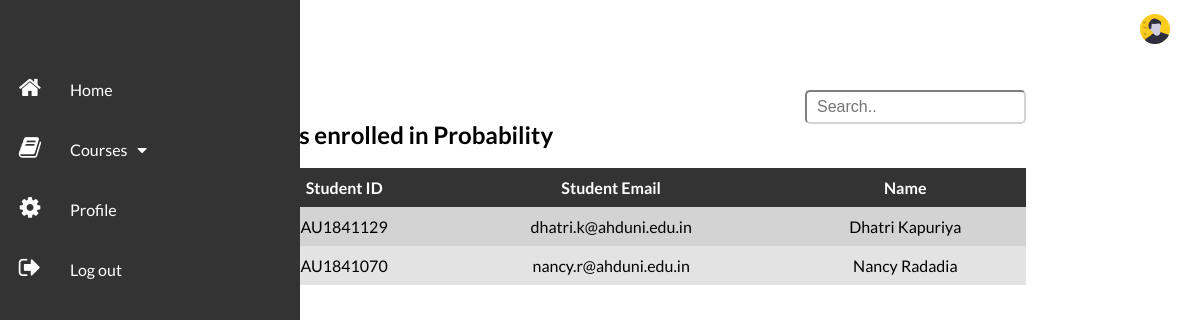
The page /enrolled_students/CSE890/Probability/ (signed in) on the database its author committed.
### lms/models.py (models this page shows)
class Student(models.Model):
    class Meta:
        verbose_name_plural = 'Student Information'
    f_name = models.CharField(max_length=50)
    l_name = models.CharField(max_length=50)
    s_id = models.CharField(max_length=10)
    email_id = models.EmailField(primary_key=True,max_length=50)
    admission_year = models.DateTimeField(default=timezone.now)
    def __str__(self):
        return self.email_id

class CustomUser(AbstractBaseUser, PermissionsMixin):
    email = models.EmailField(_('email address'), unique=True, null=False)
    identification = models.CharField(max_length=10, unique=True, primary_key=True, null=False)
    first_name = models.CharField(max_length=50, null=False)
    last_name = models.CharField(max_length=50, null=False)
    is_staff = models.BooleanField(default=False, null=False)
    is_active = models.BooleanField(default=True, null=False)
    date_joined = models.DateTimeField(default=timezone.now)
    designation = models.CharField(max_length=7, choices=DESIGNATION_CHOICE, default='student', null=False)
    class Meta:
        unique_together = (('email', 'identification', 'designation'),)
    USERNAME_FIELD = 'email'
    REQUIRED_FIELDS = []
    objects = CustomUserManager()
    def __str__(self):
        return self.email

### lms/views.py (the view)
# urls.py: url(r'^enrolled_students/(?P<course_id>\w+)/(?P<course_name>[\w\s]+)/$', views.enrolled_students, name='enrolled_students'),
def enrolled_students(request, course_id, course_name):
    fac_course = Faculty_Course.objects.filter(email=request.user)
    course = []
    designation = "faculty"
    for i in fac_course:
        cn = Course.objects.filter(course_id=i.course_id)
        for j in cn:
            d = {"course_id": i.course_id,
                 "course_name": j.course_name,
                 }
            course.append(d)
    info = []
    e = Student_Course.objects.filter(course_id=course_id)
    for i in e:
        student_info = CustomUser.objects.filter(email=i.email)
        for j in student_info:
            data = {
                "email": i.email,
                "roll": j.identification,
                "first_name": j.first_name,
                "last_name": j.last_name
            }
            info.append(data)
    return render(request, 'lms/enrolled_students.html',
                  context={"course_id": course_id, "info": info, "course_name": course_name, "course": course,
                           "designation": designation})

### lms/templates/lms/enrolled_students.html (shortened to what this page needs)
{% extends "lms/base.html" %}{% load static %} {% block content %}
    <div class="container1">
        <div class="header_wrap">
            <div class="tb_search">
                <input type="text" id="search_input_all" onkeyup="FilterkeyWord_all_table()" placeholder="Search.."
                       class="form-control">
            </div>
        </div>
        <h2>Students enrolled in {{ course_name }}</h2>
        <br/>
        <table cellspacing="0" cellpadding="0" class="table" id="table-id">
            <thead>
            <tr>
                <th>Student ID</th>
                <th>Student Email</th>
                <th>Name</th>
            </tr>
            </thead>
            <tbody>
            {% for i in info %}
                <tr>
                    <td>{{ i.roll }}</td>
                    <td>{{ i.email }}</td>
                    <td>
                        {{ i.first_name }} {{ i.last_name }}
                    </td>
                </tr>
            {% endfor %}
        </table>
    </div>
{% endblock %}

### lms/static/css/fac_style.css (style rules this page uses)
* { margin: 0; padding: 0; }
body { box-sizing: border-box; font-family: "Lato", sans-serif; }

### rows shown on the page
Student: roll "AU1841129", email "dhatri.k@ahduni.edu.in", first_name "Dhatri", last_name "Kapuriya"
Student: roll "AU1841070", email "nancy.r@ahduni.edu.in", first_name "Nancy", last_name "Radadia"

### other values the page prints
{{ course_name }} "Probability"
